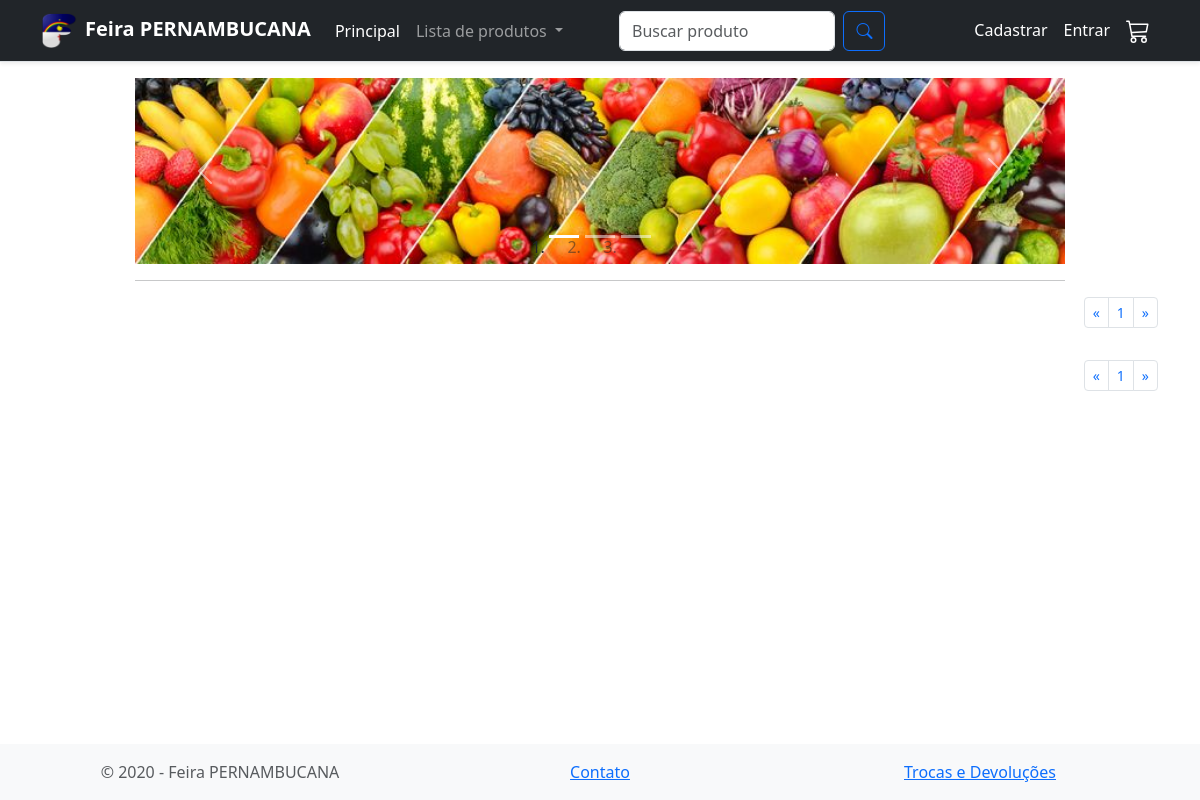
Page /index.php?categoria=verduras/legumes&pagina=1 on the earlier database version.
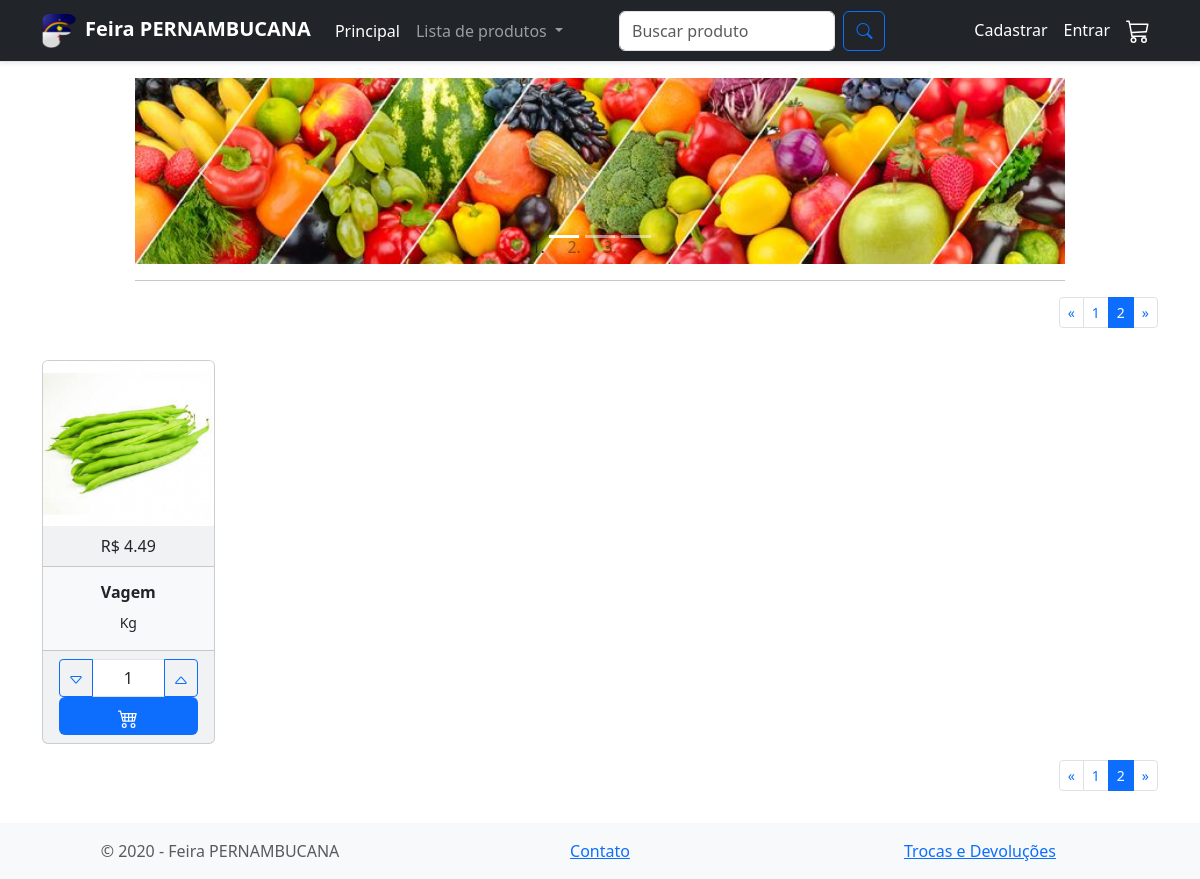
Same page on the later database version.
### tables this page shows
CREATE TABLE `produto` (
  `produto_id` int(11) NOT NULL,
  `categoria` varchar(20) NOT NULL,
  `nome` varchar(200) NOT NULL,
  `detalhe` varchar(200) NOT NULL,
  `preco` decimal(10,2) NOT NULL,
  `foto` varchar(200) NOT NULL
);

### config/paginacao.php (called while the page is built, shortened)
<?php
$inicio_prod = intval($_GET['pagina']*18);
if (isset($_GET['categoria'])){
    $categoria = mysqli_real_escape_string($conexao,$_GET['categoria']);
    $query = "SELECT * FROM `produto` WHERE categoria = '$categoria' ORDER BY `produto`.`nome` ASC LIMIT $inicio_prod, 18";
    $total_produtos = $conexao->query("SELECT * FROM produto WHERE categoria = '$categoria'")->num_rows;
}
$result = mysqli_query($conexao, $query);
$num_paginas = ceil($total_produtos/18);

### index.php (the view, shortened to what this page needs)
<?php
include_once('config/conexao.php');
include_once('config/paginacao.php');
?>
<!DOCTYPE html>
<html lang="ptbr">
<head>
  <link rel="stylesheet" href="node_modules/bootstrap/dist/css/bootstrap.css" />
  <link rel="stylesheet" type="text/css" href="//assets.locaweb.com.br/locastyle/2.0.6/stylesheets/locastyle.css">
  <link rel="stylesheet" href="https://cdn.jsdelivr.net/npm/bootstrap-icons@1.3.0/font/bootstrap-icons.css">
</head>
<body style="min-width: 372px ">
  <nav class="navbar navbar-expand navbar-dark bg-dark border-bottom shadow-sm mb-3 sticky-top">
    <div class="container">
      <a class="navbar-brand" href="index.php"><img src="img/pernambuco-alfabeto-f.png" alt="FeiraPERNAMBUCANA" width="35px" style="margin-right: 8px" /><strong>Feira PERNAMBUCANA </strong></a>
      <div class="navbar-collapse collapse">
        <ul class="navbar-nav flex-grow-1">
          <li class="nav-item">
            <a href="index.php" class="nav-link text-white">Principal</a>
          </li>
          <li class="nav-item dropdown">
            <a class="nav-link dropdown-toggle" href="#" id="navbarDarkDropdownMenuLink" role="button" data-bs-toggle="dropdown" aria-expanded="false">
              Lista de produtos
            </a>
          </li>
          <form action="" method="get" class="d-flex ms-lg-5 col-5">
            <input name="buscar" class="form-control me-2" type="search" placeholder="Buscar produto" aria-label="Search" />
            <button type="submit" class="btn btn-outline-primary "><i class="bi-search"></i>
            </button>
          </form>
        </ul>
        <div class="align-self-end">
          <ul class="navbar-nav">
            <?php if (isset($_SESSION['nome'])) { ?>
              <li class="nav-item dropdown">
                <a class="nav-link dropdown-toggle text-white" href="#" id="navbarDarkDropdownMenuLink" role="button" data-bs-toggle="dropdown" aria-expanded="false"><?php echo  strtok($_SESSION['nome'], " ") ?></a>
                <ul class="dropdown-menu dropdown-menu-dark" aria-labelledby="navbarDarkDropdownMenuLink">
                  <li><a class="dropdown-item" href="meusdados.php">Meus Dados</a></li>
                  <li><a class="dropdown-item" href="meuspedidos.php">Meus Pedidos</a></li>
                  <?php if ($_SESSION['permissao'] == 1) { ?>
                    <li><a class="dropdown-item" href="admin.php">Admin</a></li>
                  <?php } ?>
                  <li><a class="dropdown-item text-dark bg-danger" href="config/logout.php">Sair</a></li>
                </ul>
              </li><?php } else { ?>
              <li class="nav-item">
                <a href="cadastrar.php" class="nav-link text-white">Cadastrar</a>
              </li>
              <li class="nav-item">
                <a href="entrar.php" class="nav-link text-white">Entrar</a>
              </li><?php } ?>
            <li class="nav-item">
              <a href="carrinho.php" class="nav-link text-white">
                <svg class="bi" width="24" height="24" fill="currentColor">
                  <use xlink:href="bi.svg#cart3"></use>
                </svg>
              </a>
            </li>
          </ul>
        </div>
      </div>
    </div>
  </nav>
  <header class="container">
    <div class="col-10 offset-1">
      <div id="carouselMain" class="carousel carousel-light slide" data-bs-ride="carousel">
        <ol class="carousel-indicators">
          <li data-bs-target="#carouselMain" data-bs-slide-to="0" class="active"></li>
          <li data-bs-target="#carouselMain" data-bs-slide-to="1"></li>
          <li data-bs-target="#carouselMain" data-bs-slide-to="2"></li>
        </ol>
        <div class="carousel-inner">
          <div class="carousel-item active">
            <img src="img/banner01.jpg" alt="banner1" class="img-fluid w-100" />
          </div>
        </div>
        <a href="#carouselMain" role="button" data-bs-slide="prev" class="carousel-control-prev">
          <span class="carousel-control-prev-icon" aria-hidden="true"></span>
        </a>
        <a href="#carouselMain" role="button" data-bs-slide="next" class="carousel-control-next">
          <span class="carousel-control-next-icon" aria-hidden="true"></span>
        </a>
      </div>
      <hr class="mt-3" />
    </div>
  </header>
  <main class="mb-5 pb-3">
    <div class="container">
      <div class="row">
        <div class="col-12">
          <div class="d-flex flex-row-reverse justify-content-center justify-content-md-start">
            <nav class="d-inline-block">
              <ul class="pagination pagination-sm my-0">
                <li class="page-item">
                  <a class="page-link" href="index.php?<?php if (isset($_GET['buscar'])) {
                                                          echo "buscar=";
                                                          echo $_GET['buscar'];
                                                          echo "&";
                                                        } else {
                                                          if (isset($_GET['categoria'])) {
                                                            echo "categoria=";
                                                            echo $_GET['categoria'];
                                                            echo "&";
                                                          }
                                                        } ?>pagina=0" aria-label="Previous">
                    <span aria-hidden="true">&laquo;</span>
                  </a>
                </li>
                <?php for ($pagina = 0; $pagina < $num_paginas; $pagina++) { ?>
                  <?php if ($pagina == intval($_GET['pagina'])) { ?>
                    <li class="page-item active" aria-current="page">
                      <span class="page-link"><?php echo $pagina + 1 ?></span>
                    </li>
                  <?php } else { ?>
                    <li class="page-item">
                      <a href="index.php?<?php if (isset($_GET['buscar'])) {
                                            echo "buscar=";
                                            echo $_GET['buscar'];
                                            echo "&";
                                          } else {
                                            if (isset($_GET['categoria'])) {
                                              echo "categoria=";
                                              echo $_GET['categoria'];
                                              echo "&";
                                            }
                                          } ?>pagina=<?php echo $pagina; ?>" class="page-link"><?php echo $pagina + 1 ?></a>
                    </li>
                <?php }
                } ?>
                <li class="page-item">
                  <a class="page-link" href="index.php?<?php if (isset($_GET['buscar'])) {
                                                          echo "buscar=";
                                                          echo $_GET['buscar'];
                                                          echo "&";
                                                        } else {
                                                          if (isset($_GET['categoria'])) {
                                                            echo "categoria=";
                                                            echo $_GET['categoria'];
                                                            echo "&";
                                                          }
                                                        } ?>pagina=<?php echo $num_paginas - 1 ?>" aria-label="Next">
                    <span aria-hidden="true">&raquo;</span>
                  </a>
                </li>
              </ul>
            </nav>
          </div>
        </div>
      </div>
      <div class="row g-3 mt-3 mb-3">
        <?php while ($dados = $result->fetch_assoc()) { ?>
          <div class="col-xl-2 col-lg-3 col-md-4 col-sm-6 d-flex align-items-stretch">
            <div class="card text-center bg-light">
              <img src="img/produtos/<?php echo $dados['foto'] ?>" class="card-img-top" />
              <div class="card-header">R$ <?php echo $dados['preco'] ?></div>
              <div class="card-body">
                <h6 class="card-title"><b><?php echo $dados['nome'] ?></b></h6>
                <p class="max-3l card-text description">
                  <small><?php echo $dados['detalhe'] ?></small>
                </p>
              </div>
              <div class="card-footer">
                <form action="carrinho.php?acao=add&id=<?php echo $dados['produto_id'] ?>" method="post">
                  <div class="input-group customSpinner">
                    <button type="button" class="btn btn-outline-primary btn-sm spinnerbutton spinnerMinus spinner-roundbutton">
                      <svg class="bi" width="16" height="16" fill="currentColor">
                        <use xlink:href="bi.svg#caret-down"></use>
                      </svg>
                    </button>
                    <input name="qnt" type="text" readonly value="1" class="text-center w-50 form-control spinnerVal spinner-roundVal" >
                    <button type="button" class="btn btn-outline-primary btn-sm spinnerbutton spinnerPlus spinner-roundbutton">
                      <svg class="bi" width="16" height="16" fill="currentColor">
                        <use xlink:href="bi.svg#caret-up"></use>
                      </svg>
                    </button>
                  </div>
                    <button type="submit" class="btn text-white bg-primary btn-md w-100">
                      <svg class="bi" width="20" height="20" fill="currentColor">
                        <use xlink:href="bi.svg#cart4"></use>
                      </svg>
                    </button>
                </form>
              </div>
            </div>
          </div>
        <?php } ?>
      </div>
      <div class="row pb-4">
        <div class="col-12">
          <div class="d-flex flex-row-reverse justify-content-center justify-content-md-start">
            <nav class="d-inline-block">
              <ul class="pagination pagination-sm my-0">
                <li class="page-item">
                  <a class="page-link" href="index.php?<?php if (isset($_GET['buscar'])) {
                                                          echo "buscar=";
                                                          echo $_GET['buscar'];
                                                          echo "&";
                                                        } else {
                                                          if (isset($_GET['categoria'])) {
                                                            echo "categoria=";
                                                            echo $_GET['categoria'];
                                                            echo "&";
                                                          }
                                                        } ?>pagina=0" aria-label="Previous">
                    <span aria-hidden="true">&laquo;</span>
                  </a>
                </li>
                <?php for ($pagina = 0; $pagina < $num_paginas; $pagina++) { ?>
                  <?php if ($pagina == intval($_GET['pagina'])) { ?>
                    <li class="page-item active" aria-current="page">
                      <span class="page-link"><?php echo $pagina + 1 ?></span>
                    </li>
                  <?php } else { ?>
                    <li class="page-item">
                      <a href="index.php?<?php if (isset($_GET['buscar'])) {
                                            echo "buscar=";
                                            echo $_GET['buscar'];
                                            echo "&";
                                          } else {
                                            if (isset($_GET['categoria'])) {
                                              echo "categoria=";
                                              echo $_GET['categoria'];
                                              echo "&";
                                            }
                                          } ?>pagina=<?php echo $pagina; ?>" class="page-link"><?php echo $pagina + 1 ?></a>
                    </li>
                <?php }
                } ?>
                <li class="page-item">
                  <a class="page-link" href="index.php?<?php if (isset($_GET['buscar'])) {
                                                          echo "buscar=";
                                                          echo $_GET['buscar'];
                                                          echo "&";
                                                        } else {
                                                          if (isset($_GET['categoria'])) {
                                                            echo "categoria=";
                                                            echo $_GET['categoria'];
                                                            echo "&";
                                                          }
                                                        } ?>pagina=<?php echo $num_paginas - 1 ?>" aria-label="Next">
                    <span aria-hidden="true">&raquo;</span>
                  </a>
                </li>
              </ul>
            </nav>
          </div>
        </div>
      </div>
    </div>
  </main>
  <footer class="boder-top fixed-bottom text-muted bg-light">
    <div class="container">
      <div class="row py-3">
        <div class="col-12 col-md-4 text-center text-md-left">
          &copy; 2020 - Feira PERNAMBUCANA
        </div>
        <div class="col-12 col-md-4 text-center text-md-left">
          <a href="contato.php">Contato</a>
        </div>
        <div class="col-12 col-md-4 text-center text-md-left">
          <a href="troca.php">Trocas e Devoluções</a>
        </div>
      </div>
    </div>
  </footer>
</body>
</html>

### index.php (style rules this page uses)
html { overflow-y: scroll; }
:root { overflow-y: auto; overflow-x: hidden; }
:root body { position: absolute; }
body { width: 100vw; }
p.max-3l { display: -webkit-box; -webkit-line-clamp: 3; -webkit-box-orient: vertical; overflow: hidden; text-overflow: ellipsis; }

Differences in the rows shown:
now on this page (row edited): produto: foto (picture), preco "4.49", nome "Vagem", detalhe "Kg"
Other differences:
new list line: "2"
